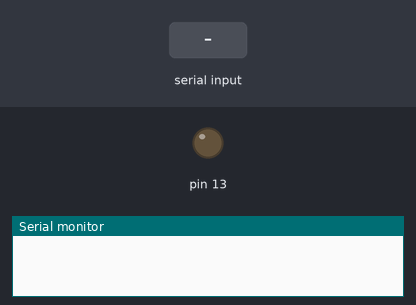
Simulated run of this sketch. Board: Arduino Uno, built with avr-gcc and run on an emulated ATmega328P. Parts: output pins drawn as LEDs (lit = HIGH), the last lines printed to the serial monitor. The test bench sets the inputs (shaded band).

Above: at 1.2 s.
1.3 s: "on\n" received over Serial
At 1.6 s:
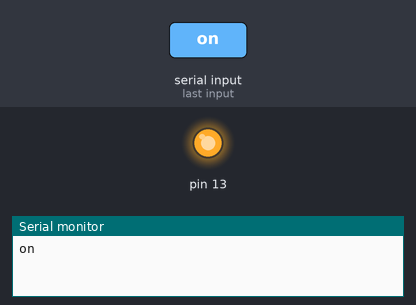
2.8 s: "off\n" received over Serial
At 4.0 s:
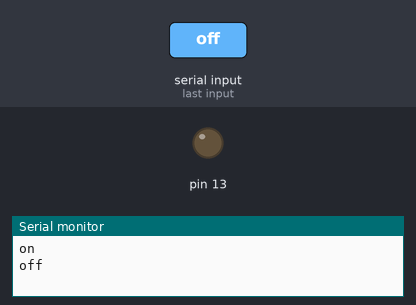
Timing chart, 0 to 5.8 s (numbered marks = the images above; inputs shaded):
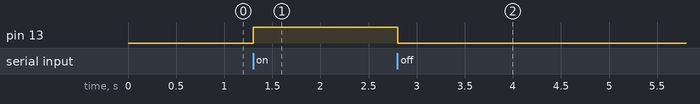

The sketch:

readStringUntil.ino
```cpp
void setup() {
  Serial.begin(9600);
  pinMode(13, OUTPUT);
}

void loop() {
  if(Serial.available()){
    String data = Serial.readStringUntil('\n');
    if(data == "on"){
      digitalWrite(13, HIGH);
      Serial.println(data);
      }
    else if(data == "off"){
      digitalWrite(13, LOW);
      Serial.println(data);
      }
    }
}
```

Measured:
- after the input at 1.3 s, pin 13: LOW → HIGH at once
- after the input at 2.8 s, pin 13: HIGH → LOW at once
